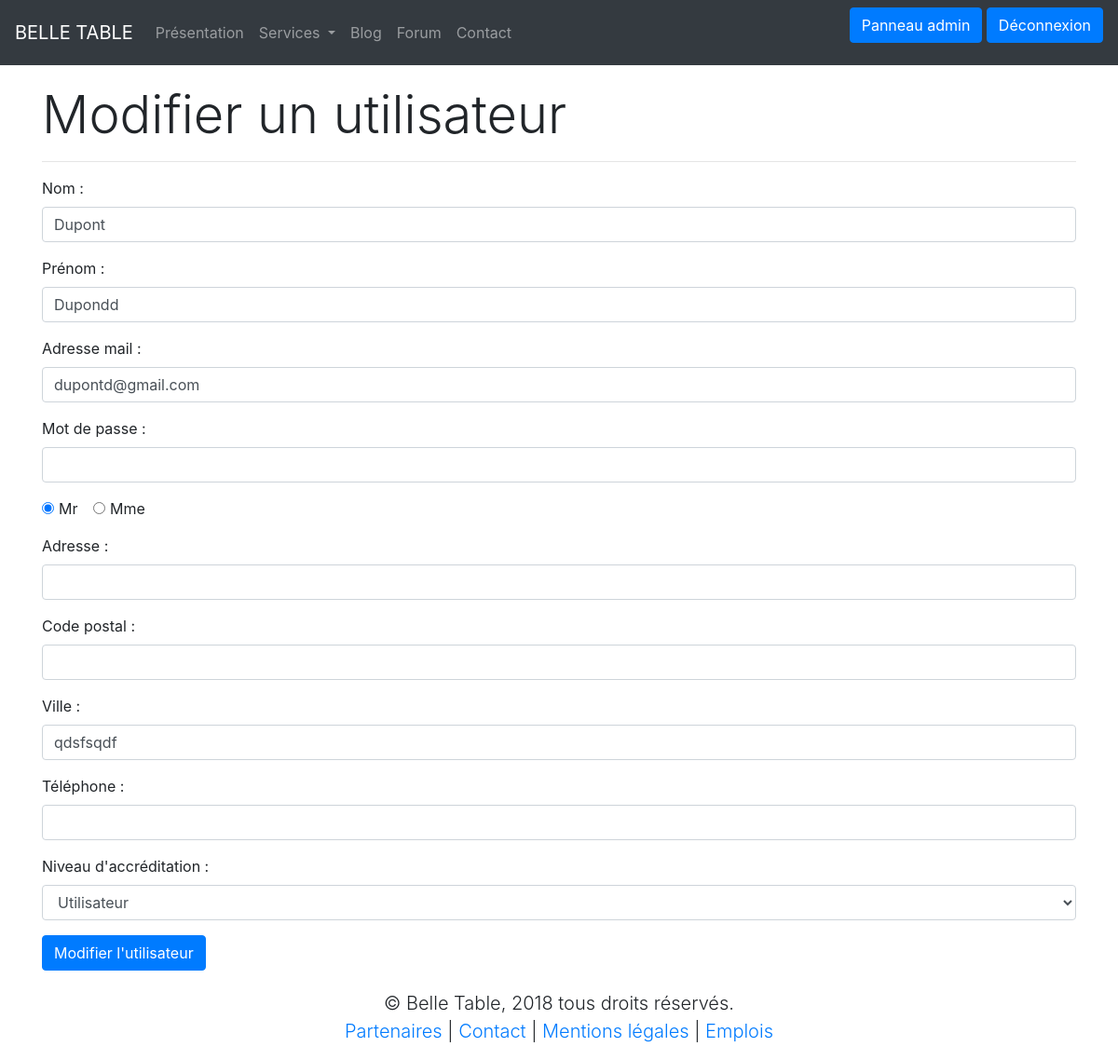
Screenshot of /modif_user.php?id=13 (signed in) with the database file from the repository.
### tables this page shows
CREATE TABLE IF NOT EXISTS `client` (
  `id` int(11) NOT NULL AUTO_INCREMENT,
  `adresse_mail` varchar(255) NOT NULL,
  `mot_de_passe` varchar(255) NOT NULL,
  `civilite` varchar(3) NOT NULL,
  `nom` varchar(25) NOT NULL,
  `prenom` varchar(25) NOT NULL,
  `adresse` varchar(255) NOT NULL,
  `ville` varchar(30) NOT NULL,
  `code_postal` varchar(5) NOT NULL,
  `telephone` varchar(10) NOT NULL,
  `lvl` int(11) NOT NULL DEFAULT '0',
  PRIMARY KEY (`id`)
);

### fonctions.php (called while the page is built, shortened)
<?php
function verif_admin()
{
    if(isset($_SESSION['login']) && $_SESSION['lvl'] != 0)
        return true;
    else
        return false;
}
?>

### modif_user.php (the view, shortened to what this page needs)
<?php $titrePage = "Modifier un utilisateur";
include('includes/header.php');
include('fonctions.php');
if(verif_admin()) {
	if(isset($_POST['id'])) {
		gestion_user('modif', $_POST['id'], $_POST['adresse_mail'], $_POST['mot_de_passe'], $_POST['civilite'], $_POST['nom'], $_POST['prenom'], $_POST['adresse'], $_POST['ville'],
		$_POST['code_postal'], $_POST['telephone'], $_POST['lvl']);
		header('location:admin.php');
	} elseif(isset($_GET['id'])) {
        $id = $_GET['id'];
        $con = sql_connect();
        $req = "SELECT * FROM client WHERE id = '$id'";
        $resultat = mysqli_query($con, $req);
        $info_user = mysqli_fetch_assoc($resultat); ?>
		<h1 class="display-4">Modifier un utilisateur</h1>
		<hr />
		<form action="modif_user.php" method="post">
			<p class="form-group"><label for="nom">Nom : </label><input type="text" name="nom" id="nom" value="<?=htmlspecialchars($info_user['nom'])?>" class="form-control" /></p>
			<p class="form-group"><label for="prenom">Prénom : </label><input type="text" name="prenom" id="prenom" value="<?=htmlspecialchars($info_user['prenom'])?>" class="form-control" /></p>
			<p class="form-group"><label for="adresse_mail">Adresse mail : </label><input type="email" name="adresse_mail" id="adresse_mail" value="<?=htmlspecialchars($info_user['adresse_mail'])?>" class="form-control" /></p>
			<p class="form-group"><label for="mot_de_passe">Mot de passe : </label><input type="password" name="mot_de_passe" id="mot_de_passe" value="" class="form-control" /></p>
			<p class="form-check-inline">
				<label for="mr" class="form-check-label"><input type="radio" name="civilite" value="mr" id="mr" class="form-check-input" <?php if($info_user['civilite'] == 'mr') { echo 'checked'; } ?>  />Mr</label>
			</p>
			<p class="form-check-inline">
				<label for="mme" class="form-check-label"><input type="radio" name="civilite" value="mme" id="mme" class="form-check-input" <?php if($info_user['civilite'] == 'mme') { echo 'checked'; } ?> />Mme</label>
			</p>
			<p class="form-group"><label for="adresse">Adresse : </label><input type="text" name="adresse" id="adresse" value="<?=htmlspecialchars($info_user['adresse'])?>" class="form-control" /></p>
			<p class="form-group"><label for="code_postal">Code postal : </label><input type="text" name="code_postal" id="code_postal" value="<?=htmlspecialchars($info_user['code_postal'])?>" class="form-control"/></p>
			<p class="form-group"><label for="ville">Ville : </label><input type="text" name="ville" id="ville" value="<?=htmlspecialchars($info_user['ville'])?>" class="form-control" /></p>
			<p class="form-group"><label for="telephone">Téléphone : </label><input type="tel" name="telephone" id="telephone" value="<?=htmlspecialchars($info_user['telephone'])?>" class="form-control" /></p>
			<p class="form-group"><label for="lvl">Niveau d'accréditation : </label><select name="lvl" id="lvl" class="form-control" />
				<option value="0" <?php if($info_user['lvl'] == 0) { echo 'selected'; } ?>>Utilisateur</option>
            </select></p>
			<p><input type="submit" value="Modifier l'utilisateur" class="btn btn-primary" /></p>
		</form>
	<?php }
	} else header("location:index.php");
include('includes/footer.php'); ?>

### rows the page displays
client: nom "Dupont", prenom "Dupondd", adresse_mail "dupontd@gmail.com", civilite "☑ Mr", civilite "☐ Mme", ville "qdsfsqdf", lvl "Utilisateur"
